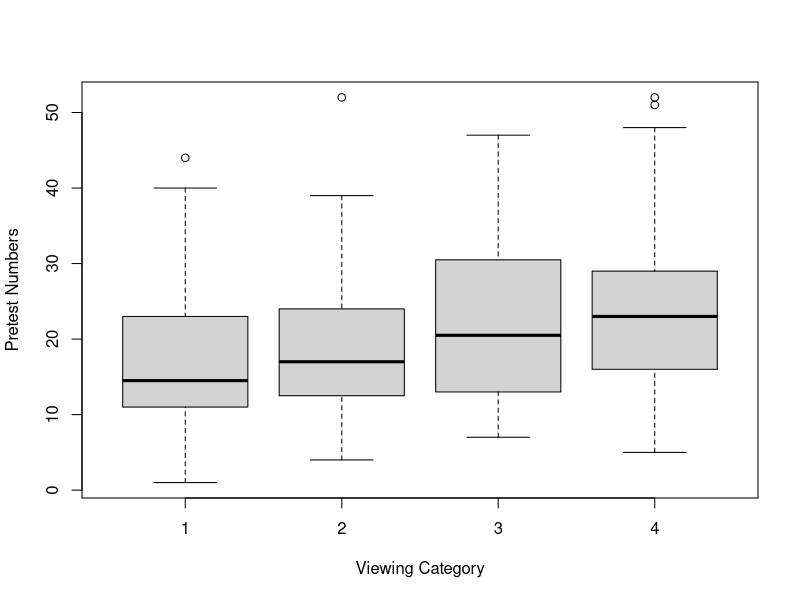
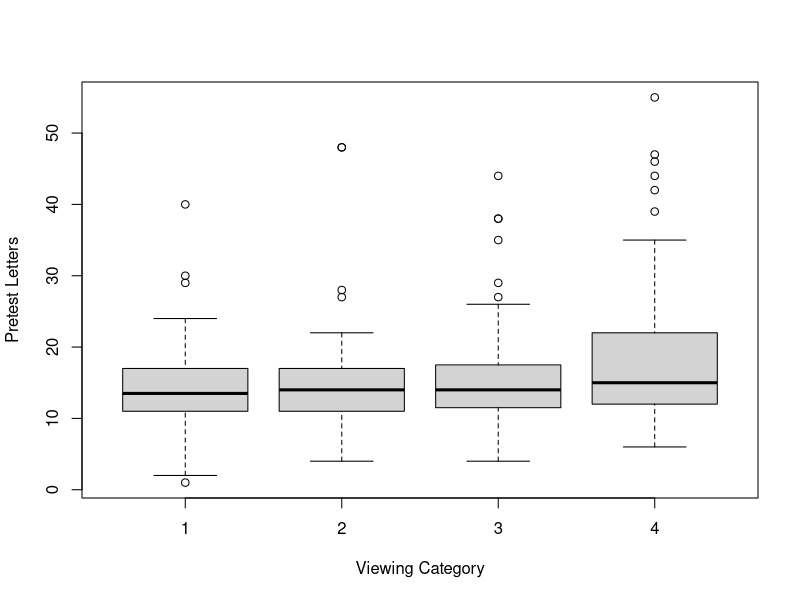
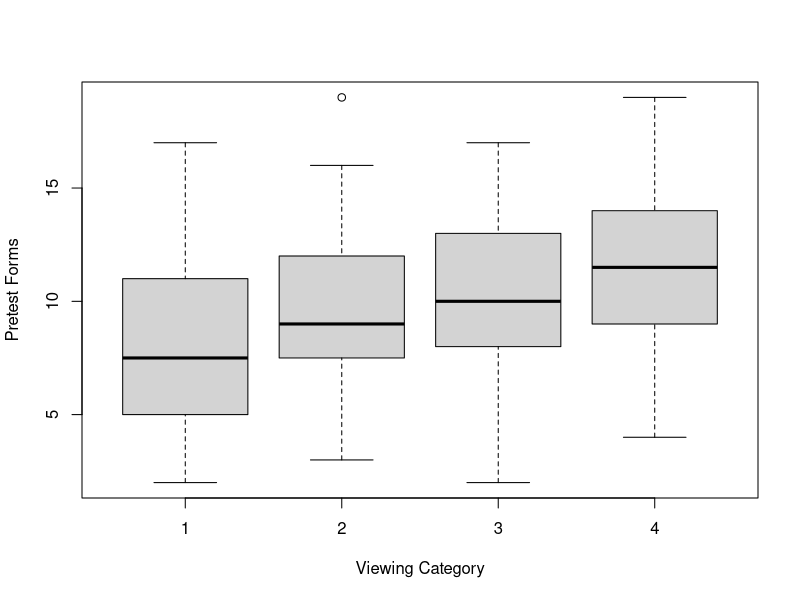
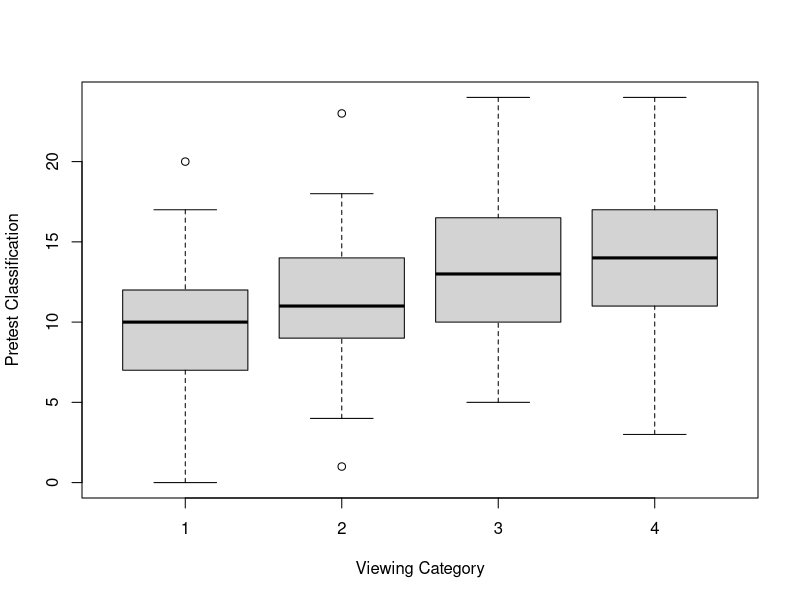
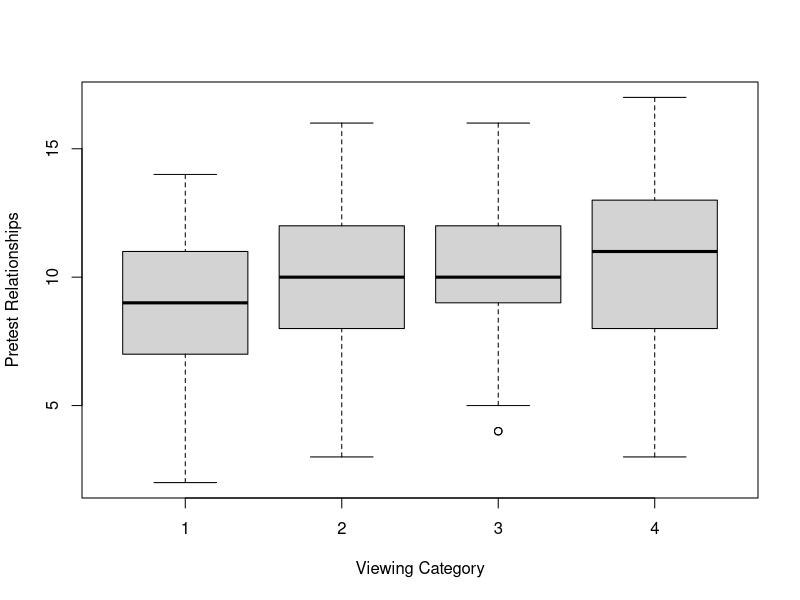
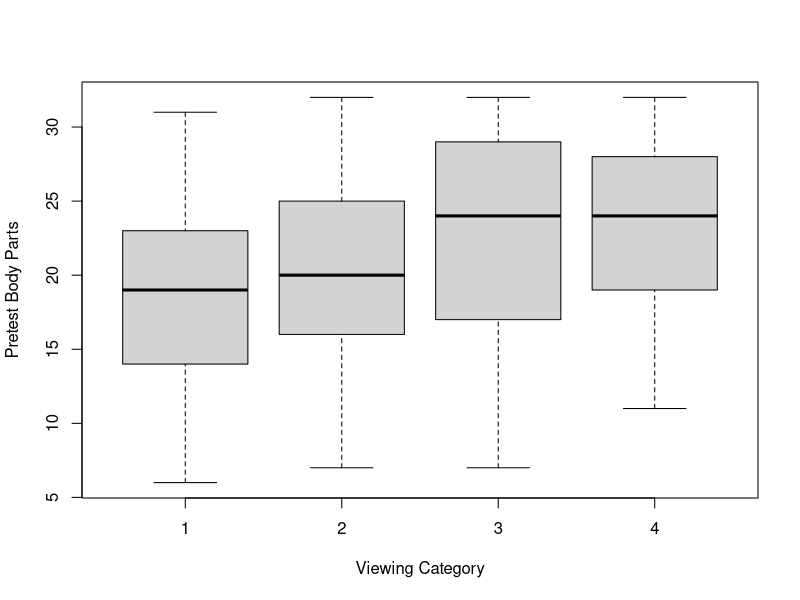
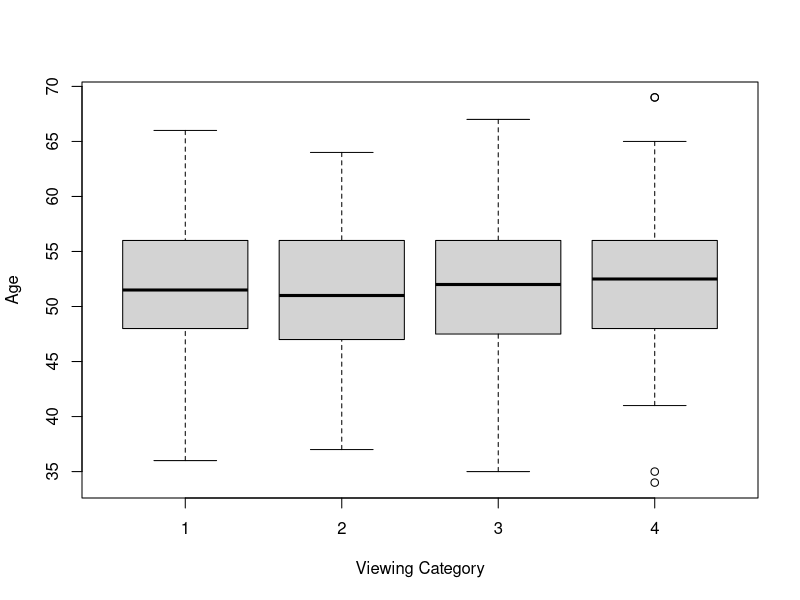
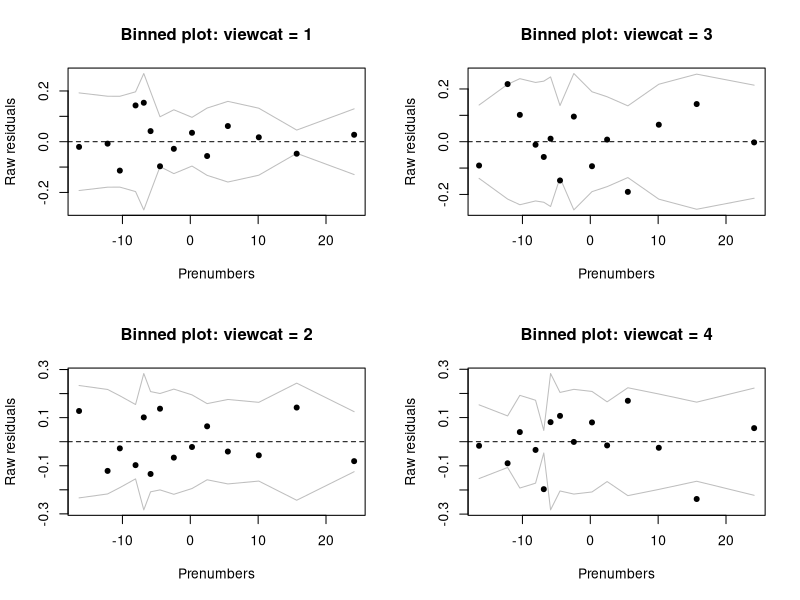

Reproduce these figures in R, in order.
## ---- chunk 1
####  multinomial logistic regression with Sesame street data

#let's predict how often the kids watch sesame street, with focus on if encouragement pushes them towards more viewing

sesame = read.csv("sesame.txt", header = T)
## ---- chunk 2
#load in the nnet library to do multinomial regression
library(nnet)
library(arm)
## ---- chunk 3
#viewcat is the outcome variable.  actually it is ordered, but we will treat it as unordered for this analysis.

table(sesame$viewcat)
## ---- chunk 4
###let's look at associations of viewcat with various predictors.  Ignore all the post-test variables

##let's start looking at plots with continuous predictors

boxplot(prenumb ~ viewcat, data = sesame, xlab = "Viewing Category", ylab = "Pretest Numbers")
boxplot(prelet ~ viewcat, data = sesame, xlab = "Viewing Category", ylab = "Pretest Letters")
boxplot(preform ~ viewcat, data = sesame, xlab = "Viewing Category", ylab = "Pretest Forms")
boxplot(preclasf ~ viewcat, data = sesame, xlab = "Viewing Category", ylab = "Pretest Classification")
boxplot(prerelat ~ viewcat, data = sesame, xlab = "Viewing Category", ylab = "Pretest Relationships")
boxplot(prebody ~ viewcat, data = sesame, xlab = "Viewing Category", ylab = "Pretest Body Parts")
boxplot(age ~ viewcat, data = sesame, xlab = "Viewing Category", ylab = "Age")
## ---- chunk 5
##now some categorical predictors
# bivariate relationship with viewenc
enctable = table(sesame$viewcat, sesame$viewenc)
enctable
prop.table(enctable, 2)
#prop.table(enctable, 1) gives the row percentages

sitetable = table(sesame$viewcat, sesame$site)
sitetable
prop.table(sitetable, 2)

#center all the continuous predictors for the regression modeling
sesame$cprenumb = sesame$prenumb - mean(sesame$prenumb)
sesame$cprelet = sesame$prelet - mean(sesame$prelet)
sesame$cpreform = sesame$preform - mean(sesame$preform)
sesame$cpreclasf = sesame$preclasf - mean(sesame$preclasf)
sesame$cprerelat = sesame$prerelat - mean(sesame$prerelat)
sesame$cprebody = sesame$prebody - mean(sesame$prebody)
sesame$cage = sesame$age - mean(sesame$age)

#let's make a dummy variable with encouragement = 2 as the baseline, since we want to interpret the effect of encouragement
sesame$viewenc2 = rep(0, nrow(sesame)) 
sesame$viewenc2[sesame$viewenc == 1] = 1

#fit a multinomial regression.  note that viewcat = 1 is the reference level.
viewcatreg1 = multinom(viewcat ~ viewenc2 + as.factor(site) + cprenumb + cprelet + cpreform + cpreclasf + cprerelat + cprebody + cage, data = sesame)

summary(viewcatreg1)
## ---- chunk 6
#exponentiate to get to interpretations in terms of multiplicative factors for odds

exp(coef(viewcatreg1))

#get confidence intervals
confint(viewcatreg1)
exp(confint(viewcatreg1))
## ---- chunk 7
#test if site is a useful  predictor using a change in deviance test

viewcatreg1nosite = multinom(viewcat ~ viewenc2 + cprenumb + cprelet + cpreform + cpreclasf + cprerelat + cprebody  + cage, data = sesame)

anova(viewcatreg1, viewcatreg1nosite, test = "Chisq")
## ---- chunk 8
#p-value is small -- site looks like a useful predictor

#test if encouragement is a useful  predictor using a change in deviance test

viewcatreg1noenc = multinom(viewcat ~ as.factor(site) + cprenumb + cprelet + cpreform + cpreclasf + cprerelat + cprebody + cage, data = sesame)

anova(viewcatreg1, viewcatreg1noenc, test = "Chisq")
## ---- chunk 9
#p-value is small -- encouragement looks like a useful predictor

##predicted probabilities for cases in the model
predprobs = fitted(viewcatreg1) 

#look at first five rows just to see what results
predprobs[1:5,]
## ---- chunk 10
###interpreting results with predictions

#let's get predicted probabilities for someone at average values of continuous predictors and in site 1
newdata = sesame[1:2,]
newdata$site = 1
newdata$cprenumb = 0
newdata$cprelet = 0
newdata$cprerelat = 0
newdata$cpreform = 0
newdata$cprebody = 0
newdata$cpreclasf = 0
newdata$cage = 0
newdata$viewenc2[1] = 0
newdata$viewenc2[2] = 1

predict(viewcatreg1, newdata, type = "probs")
## ---- chunk 11
#           1         2         3         4
#1 0.27441129 0.2144506 0.3088348 0.2023033
#2 0.02655388 0.3858047 0.3838143 0.2038272
 
#now let's repeat for a kid in site 2

newdata$site = 2
predict(viewcatreg1, newdata, type = "probs")

#           1         2         3         4
#1 0.24999038 0.1353515 0.2447120 0.3699461
#2 0.02561089 0.2577973 0.3219774 0.3946144
## ---- chunk 12
####diagnostics comparing average raw residuals across bins based on predictor values

#for viewcat = 1:  create a raw residual using only the first column of the predicted probabilities
rawresid1 = (sesame$viewcat == 1) -  predprobs[,1]

#for viewcat = 2:  create a raw residual using only the second column of the predicted probabilities
rawresid2 = (sesame$viewcat == 2) -  predprobs[,2]

#for viewcat = 3:  create a raw residual using only the third column of the predicted probabilities
rawresid3 = (sesame$viewcat == 3) -  predprobs[,3]

#for viewcat = 4:  create a raw residual using only the fourth column of the predicted probabilities
rawresid4 = (sesame$viewcat == 4) -  predprobs[,4]

tapply(rawresid1, sesame$site, mean)
tapply(rawresid2, sesame$site, mean)
tapply(rawresid3, sesame$site, mean)
tapply(rawresid4, sesame$site, mean)

tapply(rawresid1, sesame$viewenc2, mean)
tapply(rawresid2, sesame$viewenc2, mean)
tapply(rawresid3, sesame$viewenc2, mean)
tapply(rawresid4, sesame$viewenc2, mean)
## ---- chunk 13
#looks good!

##can do binned plots for continuous variables
#make a 2 by 2 graphical display
par(mfcol = c(2,2))

binnedplot(sesame$cprenumb, rawresid1, xlab = "Prenumbers", ylab = "Raw residuals", main = "Binned plot: viewcat = 1")
binnedplot(sesame$cprenumb, rawresid2, xlab = "Prenumbers", ylab = "Raw residuals", main = "Binned plot: viewcat = 2")
binnedplot(sesame$cprenumb, rawresid3, xlab = "Prenumbers", ylab = "Raw residuals", main = "Binned plot: viewcat = 3")
binnedplot(sesame$cprenumb, rawresid4, xlab = "Prenumbers", ylab = "Raw residuals", main = "Binned plot: viewcat = 4")
## ---- chunk 14
#repeat for the other continuous predictors.....  all looks okay!

###if you want to change the reference level, e.g., using level 4 as reference, use the relevel command
sesame$viewcat2 = relevel(as.factor(sesame$viewcat), ref = "4")

#then refit the model
viewcatreg2 = multinom(viewcat2 ~ viewenc2 + as.factor(site) + cprenumb + cprelet + cpreform + cpreclasf + cprerelat + cprebody + cage, data = sesame)
summary(viewcatreg2)
